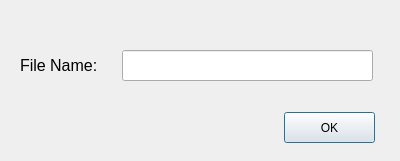
<?xml version="1.0" encoding="UTF-8"?>
<ui version="4.0">
 <class>save</class>
 <widget class="QDialog" name="save">
  <property name="geometry">
   <rect>
    <x>0</x>
    <y>0</y>
    <width>400</width>
    <height>161</height>
   </rect>
  </property>
  <property name="windowTitle">
   <string>Dialog</string>
  </property>
  <widget class="QPushButton" name="okBtn">
   <property name="geometry">
    <rect>
     <x>284</x>
     <y>112</y>
     <width>91</width>
     <height>31</height>
    </rect>
   </property>
   <property name="text">
    <string>OK</string>
   </property>
  </widget>
  <widget class="QLineEdit" name="lineEdit">
   <property name="geometry">
    <rect>
     <x>122</x>
     <y>50</y>
     <width>251</width>
     <height>31</height>
    </rect>
   </property>
  </widget>
  <widget class="QLabel" name="label">
   <property name="geometry">
    <rect>
     <x>20</x>
     <y>50</y>
     <width>81</width>
     <height>31</height>
    </rect>
   </property>
   <property name="text">
    <string>&lt;html&gt;&lt;head/&gt;&lt;body&gt;&lt;p&gt;&lt;span style=&quot; font-size:12pt;&quot;&gt;File Name:&lt;/span&gt;&lt;/p&gt;&lt;/body&gt;&lt;/html&gt;</string>
   </property>
  </widget>
 </widget>
 <resources/>
 <connections/>
</ui>
